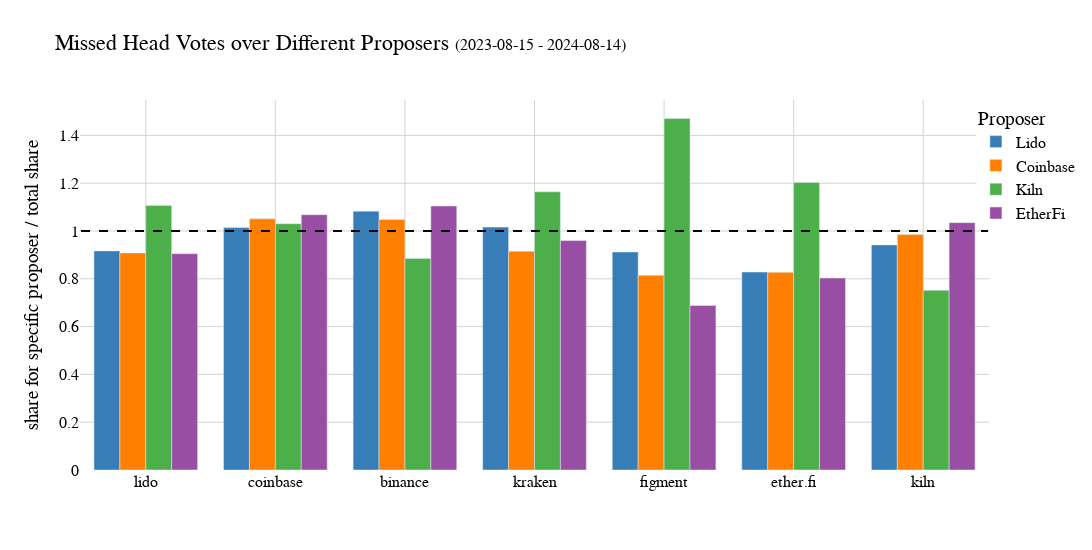

Notebook cell for this chart:
### Code cell
fig = go.Figure()

fig.add_trace(go.Bar(
    x=missed_based_on_proposer['label'],
    y=missed_based_on_proposer['delta_lido_proposer'],
    name='Lido',
    marker_color=COLORS[0],
))

fig.add_trace(go.Bar(
    x=missed_based_on_proposer['label'],
    y=missed_based_on_proposer['delta_coinbase_proposer'],
    name='Coinbase',
    marker_color=COLORS[1],
))

fig.add_trace(go.Bar(
    x=missed_based_on_proposer['label'],
    y=missed_based_on_proposer['delta_kiln_proposer'],
    name='Kiln',
    marker_color=COLORS[2],
))

fig.add_trace(go.Bar(
    x=missed_based_on_proposer['label'],
    y=missed_based_on_proposer['delta_etherfi_proposer'],
    name='EtherFi',
    marker_color=COLORS[3],
))

fig.update_layout(
    barmode='group',
    title=f'Missed Head Votes over Different Proposers <span style="font-size: 16px;">({slot_to_day(df.slot.min())} - {slot_to_day(df.slot.max())})</span>',
    xaxis_title=None,
    yaxis_title="share for specific proposer / total share",
    legend_title='Proposer',
    font=dict(
        family="Ubuntu Mono",
        size=FONTSIZE,
        color="black"
    ),
    legend=dict(
        x=1.1,
        y=1,
        xanchor='right',
        yanchor='top'
    ),
    xaxis=dict(showgrid=True, gridcolor='lightgray', tickformat=",d"),
    yaxis=dict(showgrid=True, gridcolor='lightgray',),
    height=550,
    width=1200,
    plot_bgcolor='white',
)

fig.add_shape(
    type="line",
    x0=-0.5, x1=len(missed_based_on_proposer['label']) - 0.5, y0=1, y1=1,
    line=dict(color="black", width=2, dash="dash")
)

fig.write_image(f"att_pics/missed_head_votes_over_proposers_percentage.png")
fig.show()

### Figure 1 — Plotly figure (JSON) as saved in the notebook; plotly's stock layout.template omitted (floating-point values rounded to 4 significant figures)
{"data": [{"marker": {"color": "#377eb8"}, "name": "Lido", "type": "bar", "x": ["lido", "coinbase", "binance", "kraken", "figment", "ether.fi", "kiln"], "y": [0.9168, 1.014, 1.083, 1.016, 0.9121, 0.8281, 0.9418]}, {"marker": {"color": "#ff7f00"}, "name": "Coinbase", "type": "bar", "x": ["lido", "coinbase", "binance", "kraken", "figment", "ether.fi", "kiln"], "y": [0.9081, 1.051, 1.049, 0.9153, 0.8144, 0.827, 0.985]}, {"marker": {"color": "#4daf4a"}, "name": "Kiln", "type": "bar", "x": ["lido", "coinbase", "binance", "kraken", "figment", "ether.fi", "kiln"], "y": [1.107, 1.031, 0.8855, 1.164, 1.471, 1.203, 0.7519]}, {"marker": {"color": "#984ea3"}, "name": "EtherFi", "type": "bar", "x": ["lido", "coinbase", "binance", "kraken", "figment", "ether.fi", "kiln"], "y": [0.9052, 1.068, 1.104, 0.96, 0.6883, 0.8032, 1.035]}], "layout": {"barmode": "group", "font": {"color": "black", "family": "Ubuntu Mono", "size": 16}, "height": 550, "legend": {"title": {"text": "Proposer"}, "x": 1.1, "xanchor": "right", "y": 1, "yanchor": "top"}, "plot_bgcolor": "white", "shapes": [{"line": {"color": "black", "dash": "dash", "width": 2}, "type": "line", "x0": -0.5, "x1": 6.5, "y0": 1, "y1": 1}], "title": {"text": "Missed Head Votes over Different Proposers <span style=\"font-size: 16px;\">(2023-08-15 - 2024-08-14)</span>"}, "width": 1200, "xaxis": {"gridcolor": "lightgray", "showgrid": true, "tickformat": ",d", "title": {}}, "yaxis": {"gridcolor": "lightgray", "showgrid": true, "title": {"text": "share for specific proposer / total share"}}}}
